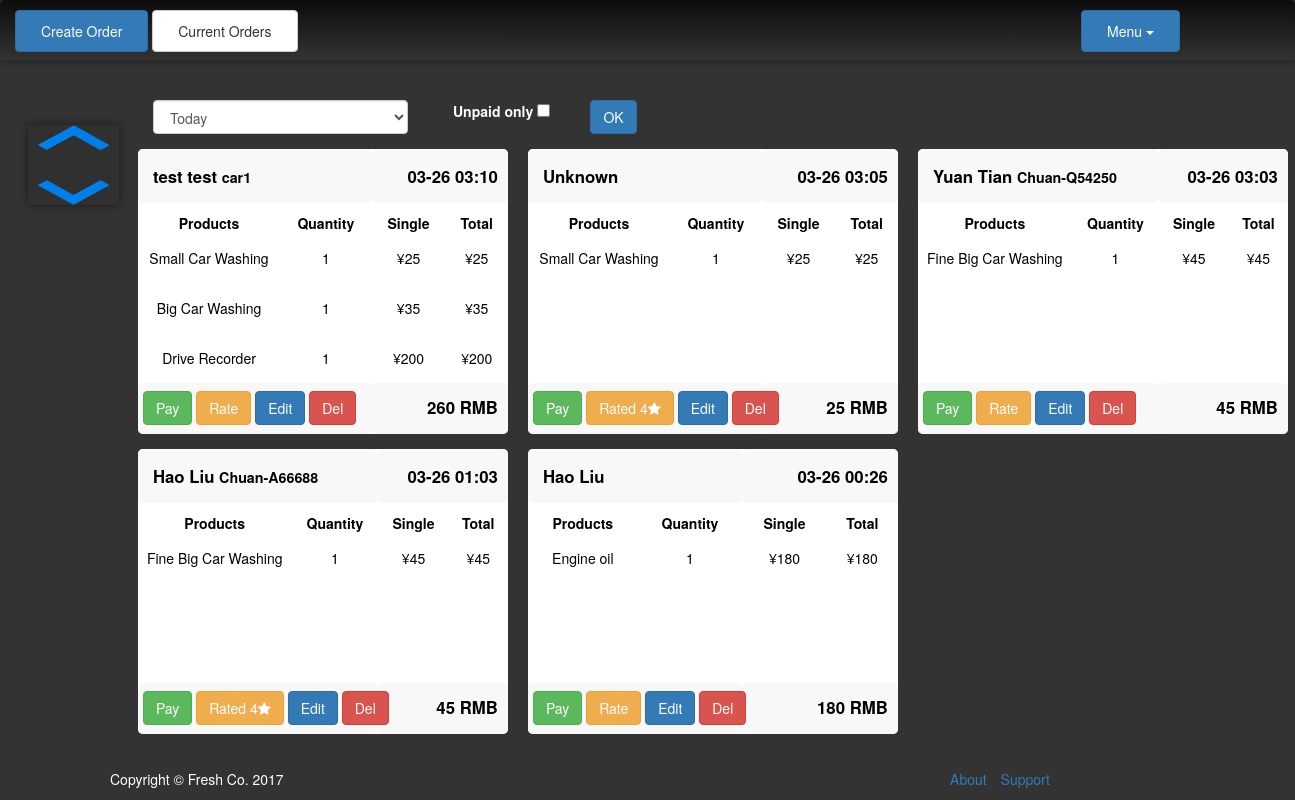
Page /admin/index.php (signed in) on the committed database.
### tables this page shows
CREATE TABLE IF NOT EXISTS `order_service` (
  `id` int(11) NOT NULL,
  `emp_id` int(11) DEFAULT NULL,
  `car_id` int(11) DEFAULT NULL,
  `order_id` int(10) unsigned DEFAULT NULL
);

CREATE TABLE IF NOT EXISTS `car` (
  `id` int(11) NOT NULL,
  `plate` varchar(50) DEFAULT NULL,
  `brand` varchar(100) DEFAULT NULL,
  `color` varchar(100) DEFAULT NULL,
  `cus_id` int(10) unsigned DEFAULT NULL
);

CREATE TABLE IF NOT EXISTS `orders` (
  `id` int(10) unsigned NOT NULL,
  `cus_id` int(10) unsigned DEFAULT NULL,
  `Date` date DEFAULT NULL,
  `Time` time DEFAULT NULL,
  `status` int(11) DEFAULT NULL,
  `rate` int(11) NOT NULL
);

CREATE TABLE IF NOT EXISTS `order_product` (
  `item_id` int(10) unsigned NOT NULL,
  `order_id` int(10) unsigned DEFAULT NULL,
  `product_id` int(10) unsigned DEFAULT NULL,
  `Quantity` int(11) DEFAULT NULL
);

CREATE TABLE IF NOT EXISTS `product_service` (
  `id` int(10) unsigned NOT NULL,
  `product_name` varchar(50) DEFAULT NULL,
  `Price` int(11) DEFAULT NULL,
  `type_id` int(11) DEFAULT NULL
);

### admin/inc/db.php (called while the page is built, shortened)
<?php
 class Mysql{
	function __construct(){
		$this->conn=$this->getConn();
	}
	function getConn(){
        $conn =  mysql_connect('localhost','root','0618') or die("Cannot connect to server".mysql_error());
        return $conn;
    }
	function fetch($result){
        $row = mysql_fetch_array($result);
        return $row;
    }
	function query($sql){
        $res = mysql_query($sql,$this->conn) or die(mysql_error());
		return $res;
	}
}
$mysql = new Mysql();
	function inputCheck($input){
		$input=mysql_real_escape_string(htmlspecialchars(strip_tags($input)));
		return $input;
	}
?>

### admin/orders_block.php (the view, shortened to what this page needs)
<?php
	include 'timecond.php';
	$sql_orders = "SELECT o.id,o.cus_id,car.plate,CONCAT(c.firstname,' ',c.lastname) AS cusname,os.emp_id,os.car_id,CONCAT(e.firstname,' ',e.lastname) AS empname,Date,Time,status,rate FROM orders as o LEFT JOIN customer as c ON o.cus_id = c.id LEFT JOIN order_service AS os ON o.id=os.order_id LEFT JOIN employee as e ON os.emp_id = e.id LEFT JOIN car ON os.car_id = car.id $condition ORDER BY Date DESC,time DESC";
	$result = $mysql->query($sql_orders);
	while($row_order = $mysql->fetch($result)) {
		$cusname= empty($row_order['cusname']) ? 'Unknown': $row_order['cusname'];
		$empname= empty($row_order['empname']) ? '': '(Worker: '.$row_order['empname'].")";
		$car_info = inputCheck($row_order['plate']);
?>
<div class='order_block col-md-4' id='ob<?php echo $row_order[0];?>'>
	<div class='ob_nav' id='obnav<?php echo $row_order[0];?>'>
		<table id="ob_tbl<?php echo $row_order[0];?>">
			<tr>
		<?php
		$sql_order_price = "select sum(f.price * quantity) as order_price, count(*) as num from order_product inner join product_service as f ON order_product.product_id = f.id where order_id = {$row_order['id']}";
			$res=$mysql->query($sql_order_price);
			$row_item=$mysql->fetch($res);
			$num=$row_item['num'];
			echo "<th colspan='2'>$cusname <small>$car_info</small></th>
					<th class='text-right' colspan='2'>".substr($row_order['Date'],5)." ".substr($row_order['Time'],0,5)."</th>";
			?>
			</tr>
			<tr id='ob_tbl_th'>
				<td>Products</td>
				<td>Quantity</td>
				<td>Single</td>
				<td>Total</td>
			</tr>
		<?php
		$sql_item_detail = "SELECT Item_id,F.order_id,cus.lastname as lname,Cs.product_name as item_name,Cp.product_name,Quantity,Cs.price as Single_Price,(Cs.price*quantity)as Total_Price,F.product_id from order_product as F JOIN orders as O on F.order_id = O.id JOIN product_service as Cs ON F.product_id = Cs.id JOIN product_service as Cp ON Cp.id = Cs.type_id LEFT JOIN customer as cus ON cus.id = O.cus_id WHERE F.order_id= {$row_order['id']}";
			$result_item_detail = $mysql->query($sql_item_detail);
			echo "<form id='formd{$row_order['id']}' method='post' action='index.php?page=create_order'>";
			$showtimes=0;
			while($row_item_detail = $mysql->fetch($result_item_detail)) {
				$showtimes++;
				if ($showtimes<4){
					echo "<tr id='ob_tbl_tb' >
							<td>".$row_item_detail['item_name']." </td>
							<td>".$row_item_detail['Quantity']." </td>
							<td>&#165;".$row_item_detail['Single_Price']." </td>
							<td>&#165;".$row_item_detail['Total_Price']." </td>
						</tr>";
				}
			}
			echo "<input type='hidden' name='od_cus[{$row_order['id']}]' value='{$row_order['cus_id']}'/>
					<input type='hidden' name='od_emp' value='{$row_order['emp_id']}'/>
					<input type='hidden' name='od_car' value='{$row_order['car_id']}'/>
				</form>";
			for($n=$num;$n<3;$n++){
				echo "<tr id='ob_tbl_tb'><td>&nbsp</td><td>&nbsp</td><td>&nbsp</td><td>&nbsp</td></tr>";
			}
			echo "<tr id='ob_tbl_tb'>
					<th colspan='2' class='paid'><span id='paid$row_order[0]'>Paid</span></th>
					<th class='text-right' colspan='2'>{$row_item['order_price']}&nbspRMB</th>
				</tr>";
		?>
		</table>
		<div class='paybtn'>
			<span id="btn2<?php echo $row_order[0];?>">
				<button type="button"  onclick="payOrder('<?php echo $row_order['id']."','".$row_order['cus_id']."','".$row_item['order_price'];?>')" class='btn btn-success'>Pay</button>
				<button type="button" onclick="rateOrder('<?php echo $row_order['id']."','".$row_order['rate']."','".$empname;?>')" class='btn btn-warning' id='rate<?php echo $row_order['id'];?>' ><?php echo $row_order['rate']==0?'Rate':'Rated '.$row_order['rate']."<i class='fa fa-star'></i>";?></button>
				<button type='button' name='edit' onclick="submit('<?php echo $row_order[0];?>')"  class='btn btn-primary'>Edit</button>
				<button type='button' onclick="deleteOrder('<?php echo $row_order['id'];?>')" class='btn btn-danger'>Del</button>
			</span>
		</div>
	</div>
</div>
<?php
	}
?>

### admin/inc/header.php (shortened to what this page needs)
<!DOCTYPE html>
<html>
    <head>
		<link type="text/css" rel="stylesheet" href="../static/css/bootstrap.min.css"/>
		<link type="text/css" rel="stylesheet" href="../static/css/admin.css"/>
		<link href="../static/font-awesome/css/font-awesome.min.css" rel="stylesheet" type="text/css">
    </head>
    <body>

### admin/inc/nav.php (shortened to what this page needs)
<div class="tab_out">
          <table class="table-stripped">
        <tr><td class='text-centered tab'>
		<nav>
			<div class="left-menu">
				<a href="index.php?page=create_order"><button class='btn btn-primary' type="button">Create Order</button></a>
				<a href="index.php?page=current_orders"><button class='btn btn-default' type="button">Current Orders</button></a>
			</div>
			<div class="right-menu">
				<div class="nav dropdown">
				    <button class="btn btn-primary dropdown-toggle" type="button" data-toggle="dropdown">Menu
				    <span class="caret"></span></button>
				  </div>
			</div>
		</nav>
		</tr></td>
    </table>
</div>
<div class='col-xs-1'>
	<div class="left_tab">
		<a href='#'><img src='../static/img/icon/up.png'/></a><br/>
		<a href='#bottom'><img src='../static/img/icon/down.png'/></a>
	</div>
</div>
<div class='col-xs-11'>
         <dl class="container">
		<dd class="row clearfix">

### admin/index.php (shortened to what this page needs)
<?php
	require("inc/db.php");
	if (isset($_GET['page'])) {
		$page = $_GET['page'];
	} else {
		$page = 'default';
	}
	include("inc/header.php");
	include("inc/nav.php");
	if ($page == 'default') {
		include "orders_block.php";
	} else if ($page == 'product') {
		include "product.php";
	}else if ($page == 'customer') {
		include "customer.php";
	}else if ($page == 'current_orders') {
		include "orders_block.php";
	}else if ($page == 'create_order') {
		include "create_order.php";
	}else if($page == 'recharge'){
		include "recharge.php";
	}else if($page == 'payment'){
		include "payment.php";
	}else if($page == 'staff'){
		include "staff.php";
	}else if($page == 'profile'){
		include "profile.php";
	}
	include("inc/footer.php");
?>

### admin/timecond.php (shortened to what this page needs)
<form action="<?php $page?>" class='col-xs-12' method='POST'>
    <div class='form-group col-sm-3'>
		<select name="timestamp" class="form-control" id='timestamp' onchange='ifweek()'>
			<option value='today' selected>Today</option>
		</select>
	</div>
<?php
	$timeres = $mysql->fetch($mysql->query('select year(now()),week(now(),1)'));
	$weeknum = $timeres[1];
	$yearnum = $timeres[0];
?>
	<div class='form-group col-sm-9'>
		<div class='col-sm-2'>
			<label>Unpaid only <input type='checkbox' name='unpaid'/></label>
		</div>
		<div class='col-sm-2'>
			<button type='submit' value='OK' class="btn btn-primary">OK</button>
		</div>
	</div>
</form>
<?php
	$today ="where date =(current_date())";
	$this_week = "where week(date,1) = week(now(),1)";
	if(isset($_POST['timestamp'])){
		if(isset($_POST['weeknum']) && $_POST['timestamp']=='input_week'){
			$timestamp = 'this_week';
			$condition = $this_week;
			echo "<script>document.getElementById('timestamp').value = '$timestamp'</script>";
			if(!empty($_POST['yearnum'])){$yearnum = inputCheck($_POST['yearnum']);}
			if($_POST['weeknum']!=''){$weeknum = inputCheck($_POST['weeknum']);}
			$timestamp = "week $weeknum of $yearnum";
			$condition = "where week(date,1) = $weeknum and year(date) = $yearnum";
			echo "<script>document.getElementById('timestamp').value = 'input_week';ifweek();$('#weeknum').val('$weeknum');</script>";
		}else{
			$timestamp=inputCheck($_POST['timestamp']);
			$condition = $$timestamp;
			echo "<script>document.getElementById('timestamp').value = '$timestamp'</script>";
		}
	}else{
		$condition=$today;
	}
?>

### admin/inc/footer.php
			</dd>
		</dl>
	</div>
	<footer>
        <div class="container">
            <div class="row">
                <div class="col-md-6">
                    <span class="copyright" id='bottom'>Copyright &copy; Fresh Co. 2017</span>
                </div>
                <div class="col-md-4">
                    <ul class="list-inline quicklinks text-right">
                        <li><a href="#">About</a>
                        </li>
                        <li><a href="#">Support</a>
                        </li>
                    </ul>
				</div>
            </div>
        </div>
    </footer>
	</body>
</html>

### static/css/admin.css (style rules this page uses)
table,input,select,button,.mainblocks { background:#fff; color: black; border-radius:5px; }
table tr td:first-child,table tr th:first-child { padding:15px; border-top:0px; border-top-left-radius: 5px; border-top-right-radius: 5px; }
body { background-color: #333333; }
.container { color: #fff; margin-top: 40px; display: block; margin-right: 30px; }
.tab_out { position:relative; height: 60px; width:100%; top: 0px; }
label { cursor:pointer; }
.tab { box-shadow: 0px 0px 8px rgba(0,0,0,0.5); position: fixed; z-index: 1; height: 60px; width: 100%; background:#333333; background: -webkit-linear-gradient(top, rgb(12,12,12) 0%,#333333 100%); background: linear-gradient(top, rgb(12,12,12) 0%,#333333 100%); background: -moz-linear-gradient(top, rgb(12,12,12) 0%,#333333 100%); }
.tab button { margin-top:-5px; padding:10px 25px 10px 25px; }
.left-menu { float: left; }
.right-menu { float: right; }
.nav.dropdown { margin-right: 100px; }
.left_tab { position: fixed; z-index:10; float:left; width:7%; background: rgba(0,0,0,0.05); margin-top: 5%; margin-left: 1%; text-align: center; box-shadow: 0px 0px 8px rgba(0,0,0,0.5); }
.left_tab a { text-decoration: none; font-size: 1.2em; text-align: center; }
.left_tab img { width: 80%; height: 40px; }
.order_block { padding-right: 5px; height: 300px; float:left; }
.ob_nav { border-radius:5px; height: 280px; }
.ob_nav table { height: 280px; border-radius:5px; width:100%; }
.ob_nav table th { background: #f8f8f8; font-size: 1.2em; padding:10px; //white-space:nowrap; border-radius:5px; }
#ob_tbl_th td { font-weight: bold; text-align:center; padding: 10px 10px 0px 10px; }
#ob_tbl_tb td { text-align:center; padding: 15px 0px 15px 0px; }
#ob_tbl_tb th { padding-bottom: 12px; }
.paybtn { display: inline; position: absolute; bottom:0px; padding-left: 5px; bottom: 24px; }

### rows in the picture
order_service: cusname "test test", car.plate "car1", order.Date "03-26", order.Time "03:10", order_price "260", shows "Rate"
order_product: product.product_name "Small Car Washing", Quantity "1", product.Price "25", Total_Price "25"
order_product: product.product_name "Big Car Washing", Quantity "1", product.Price "35", Total_Price "35"
order_product: product.product_name "Drive Recorder", Quantity "1", product.Price "200", Total_Price "200"
orders: cusname "Unknown", Date "03-26", Time "03:05", order_price "25", rate "4"
order_product: product.product_name "Small Car Washing", Quantity "1", product.Price "25", Total_Price "25"
order_service: cusname "Yuan Tian", car.plate "Chuan-Q54250", order.Date "03-26", order.Time "03:03", order_price "45", shows "Rate"
order_product: product.product_name "Fine Big Car Washing", Quantity "1", product.Price "45", Total_Price "45"
order_service: cusname "Hao Liu", car.plate "Chuan-A66688", order.Date "03-26", order.Time "01:03", order_price "45", order.rate "4"
order_product: product.product_name "Fine Big Car Washing", Quantity "1", product.Price "45", Total_Price "45"
orders: cusname "Hao Liu", Date "03-26", Time "00:26", order_price "180", rate "Rate"
order_product: product.product_name "Engine oil", Quantity "1", product.Price "180", Total_Price "180"
